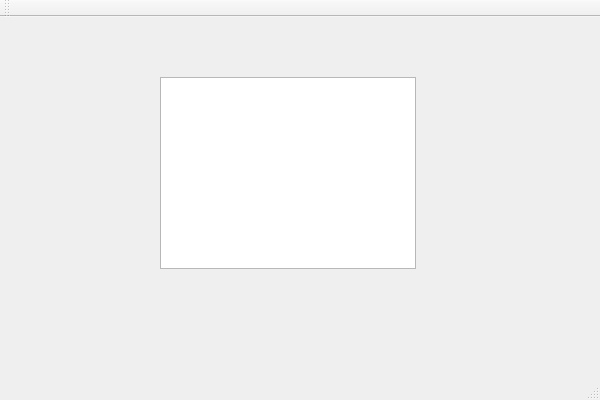
<?xml version="1.0" encoding="UTF-8"?>
<ui version="4.0">
 <class>GreedySnackClass</class>
 <widget class="QMainWindow" name="GreedySnackClass">
  <property name="geometry">
   <rect>
    <x>0</x>
    <y>0</y>
    <width>600</width>
    <height>400</height>
   </rect>
  </property>
  <property name="windowTitle">
   <string>GreedySnack</string>
  </property>
  <widget class="QWidget" name="centralWidget">
   <widget class="QGraphicsView" name="graphicsView">
    <property name="geometry">
     <rect>
      <x>160</x>
      <y>60</y>
      <width>256</width>
      <height>192</height>
     </rect>
    </property>
   </widget>
  </widget>
  <widget class="QMenuBar" name="menuBar">
   <property name="geometry">
    <rect>
     <x>0</x>
     <y>0</y>
     <width>600</width>
     <height>23</height>
    </rect>
   </property>
  </widget>
  <widget class="QToolBar" name="mainToolBar">
   <attribute name="toolBarArea">
    <enum>TopToolBarArea</enum>
   </attribute>
   <attribute name="toolBarBreak">
    <bool>false</bool>
   </attribute>
  </widget>
  <widget class="QStatusBar" name="statusBar"/>
 </widget>
 <layoutdefault spacing="6" margin="11"/>
 <resources>
  <include location="GreedySnack.qrc"/>
 </resources>
 <connections/>
</ui>
